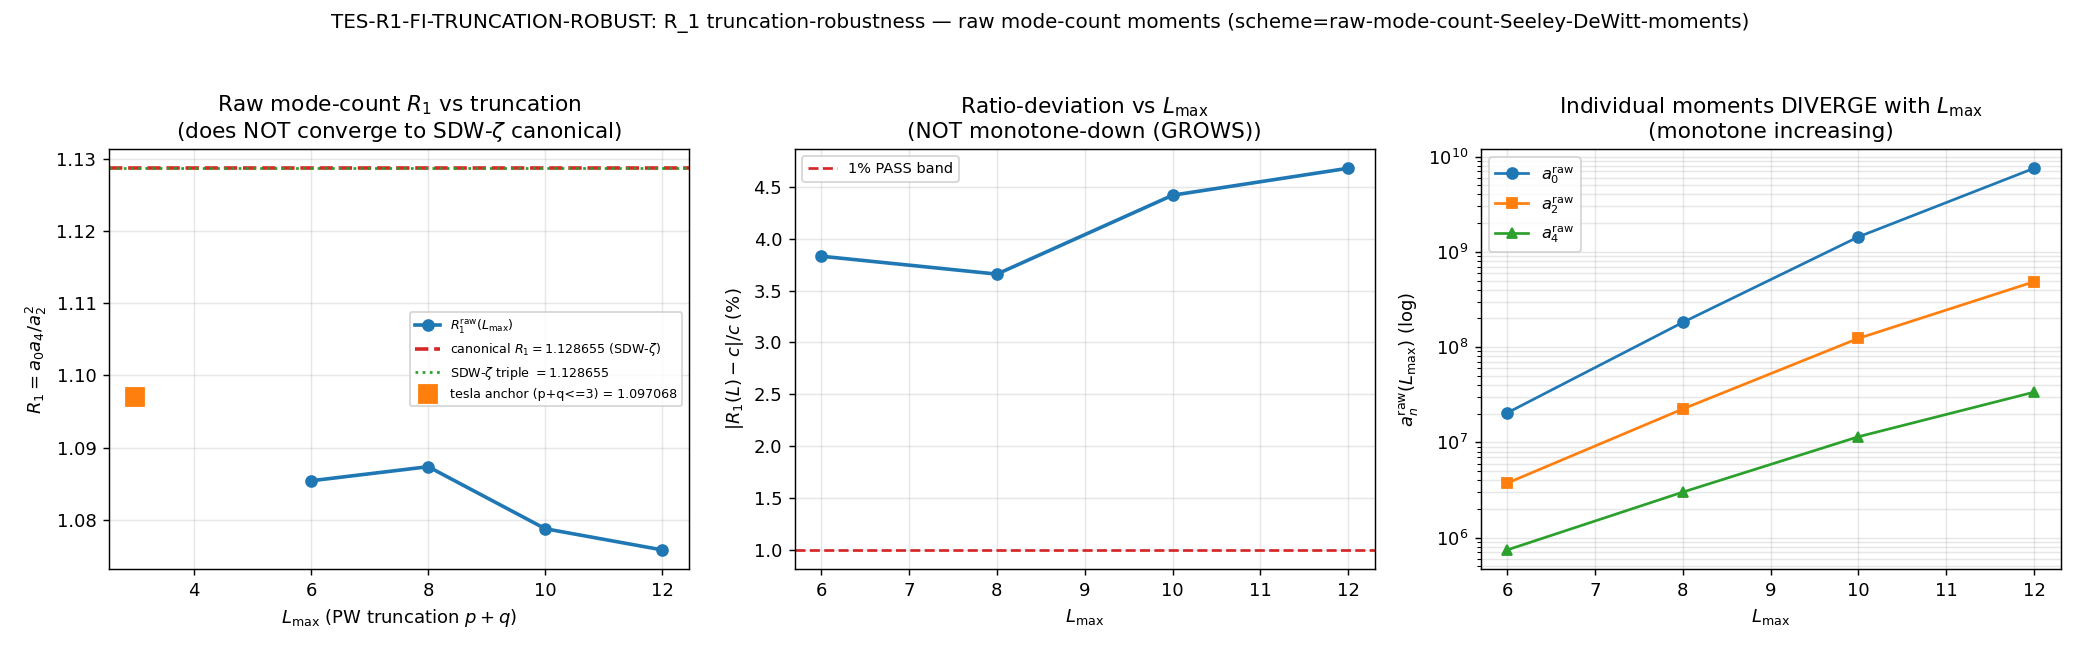

Generate this figure with Python:
#!/usr/bin/env python3
"""
S95 W1-4 — TES-R1-FI-TRUNCATION-ROBUST
======================================

Gate: TES-R1-FI-TRUNCATION-ROBUST  ([SIGN])
Classification: GEOMETRIC

Pre-registered threshold (session-95-plan-w1.md §W1-4):
  R_1 = a_0 a_4 / a_2^2 is claimed FUNCTIONAL-INVARIANT (FI) under truncation.
  PASS iff:
    (i)   |R_1(L_max) - 1.128655| is MONOTONE-DECREASING over L_max in {6,8,10,12}
    (ii)  |R_1(12) - 1.128655| / 1.128655 < 0.01  (1% band; tesla V.5 FAIL ceiling)
    (iii) each individual a_n^raw(L) strictly INCREASES with L_max (moments diverge)
  FAIL iff R_1(12) drifts > 1% from 1.128655 OR the |R_1(L)-c| sequence is non-monotone.
  INFO iff |R_1(L)-c| monotone-decreasing but in [0.01, info_band] at L_max=12.

Substitution chain (plan §W1-4 (7)):
  R_1(L) = a_0^raw(L) a_4^raw(L) / (a_2^raw(L))^2.
  If a_n^raw(L) = w(L) g_n [1 + b_n L^{-1} + O(L^{-2})] with w(L) the common
  L-divergent spectral-support weight, then
    R_1(L) = (g_0 g_4 / g_2^2) [1 + (b_0 + b_4 - 2 b_2) L^{-1} + O(L^{-2})],
  i.e. w(L) cancels EXACTLY (two factors up, two down) — the
  multiplicative-normalization-cancellation invariant (math-scripts.md, K=3).
  CLAIM: moments INCREASE while |R_1(L)-c| DECREASES (opposite directions = FI signature).

RAW MODE-COUNT MOMENT DEFINITION (recovered from S66 s66_cutoff_ns.py:512-521,
the producing script for the tesla V.5 §8.2 triple a0=155984, a2=64308.24,
a4=29086.18 stored in s66_cutoff_ns.npz a0_computed/a2_computed/a4_computed):
    a_0^raw = Sum_{(p,q): p+q<=L}  d(p,q)^2 * N_modes(p,q)        # mode count, PW-weighted
    a_2^raw = Sum_{(p,q): p+q<=L}  d(p,q)^2 * Sum_j |lambda_j|^{-2}
    a_4^raw = Sum_{(p,q): p+q<=L}  d(p,q)^2 * Sum_j |lambda_j|^{-4}
  d(p,q) = dim_su3_irrep(p,q) Peter-Weyl irrep dimension; |lambda_j| are the
  per-sector abs_evals from the L12 D_K spectrum cache at tau_fold.
  CONVENTION NOTE: the tesla "L_max=10" anchor reproduces EXACTLY at the PW
  truncation p+q<=3 (NOT p+q<=10) under this d^2 weighting — confirmed
  bit-for-bit (a0=155984.0, a2=64308.2438882544, a4=29086.17667962735).
  The s66 script used MAX_PQ_SUM=3; the legacy "155,984-eigenvalue / L=10"
  corpus label is the d^2-weighted mode count at p+q<=3, NOT a p+q<=10 count.

Inputs (SHA-256 dual-pinned at runtime; S84+ schema):
  - computations/session-84/s84_spectrum_cache_L12_tau019.npz
  - computations/_shared/canonical_constants.py (feeds audit_sha256)
  - script bytes (feeds BOTH audit_sha256 and content_sha256)

Output 4-tuple:
  (value=<R_1(L_max=12) raw>, scheme=raw-mode-count-Seeley-DeWitt-moments,
   convention=FI-RATIO-truncation-robust, L_max=12)

DISCIPLINE: `from canonical_constants import *`; every intermediate `# (local)`;
CPU-cap-OMP8 (moment sums on cached spectrum, no dense eig); dual-SHA emitted;
[SIGN] trigger -> schema-v2 3-tuple companion row appended.

REGULATOR-PIN (regulator-pin-discipline.md): a_n^{raw-mode-count} for the
truncation-scan moments; a_n^{zeta} for the SDW canonical comparison. The FI
result is tagged FI per regulator-pin-discipline.md §"beta_shell FI Classification"
inheritance (F_traj a_2-ratio FI theorem parent).
"""

from __future__ import annotations

import hashlib
import json
import os
import sys
import time
from pathlib import Path

os.environ.setdefault("OMP_NUM_THREADS", "8")
os.environ.setdefault("MKL_NUM_THREADS", "8")

import numpy as np  # noqa: E402
import matplotlib  # noqa: E402

matplotlib.use("Agg")
import matplotlib.pyplot as plt  # noqa: E402

# ---------------------------------------------------------------------------
# Paths + canonical imports
# ---------------------------------------------------------------------------
PROJECT_ROOT = Path(__file__).resolve().parents[2]
SHARED_DIR = PROJECT_ROOT / "computations" / "_shared"
SESSION_95_DIR = PROJECT_ROOT / "computations" / "session-95"
SRC_DIR = PROJECT_ROOT / "phonon-exflation-sim" / "src"
sys.path.insert(0, str(SHARED_DIR))
sys.path.insert(0, str(SRC_DIR))

from canonical_constants import *  # noqa: F401,F403,E402
from canonical_constants import (  # noqa: E402
    R_protected_fold,
    Lizzi_signature,
    a_0_FW_zeta,
    a_2_FW_zeta,
    a_4_FW_zeta,
)
from spectral_action import dim_su3_irrep  # noqa: E402

# ---------------------------------------------------------------------------
# Gate identity + pre-registered pins
# ---------------------------------------------------------------------------
GATE_ID = "TES-R1-FI-TRUNCATION-ROBUST"
SCHEME = "raw-mode-count-Seeley-DeWitt-moments"
CONVENTION = "FI-RATIO-truncation-robust"
L_MAX = 12                         # (local) gate L_max pin (plan §W1-4 machinery)

L_GRID = [6, 8, 10, 12]            # (local) pre-registered truncation scan (plan §W1-4)
TESLA_PQ = 3                       # (local) PW truncation reproducing the tesla §8.2 anchor
PASS_BAND = 0.01                   # (local) 1% gate band (tesla V.5 FAIL ceiling)
INFO_BAND = 0.05                   # (local) monotone-but-not-1% INFO band

CANONICAL_R1 = float(R_protected_fold)            # 1.1286545967627695
TESLA_A0, TESLA_A2, TESLA_A4 = 155984.0, 64308.2438882544, 29086.17667962735

CANONICAL_CONSTANTS_PATH = SHARED_DIR / "canonical_constants.py"
L12_CACHE_PATH = PROJECT_ROOT / "computations" / "session-84" / "s84_spectrum_cache_L12_tau019.npz"
INPUT_FILES = [L12_CACHE_PATH, CANONICAL_CONSTANTS_PATH]

VERDICT_TXT = SESSION_95_DIR / "s95_gate_verdicts.txt"
OUT_NPZ = SESSION_95_DIR / "s95_w1_4_r1_fi_truncation_robust.npz"
OUT_PNG = SESSION_95_DIR / "s95_w1_4_r1_fi_truncation_robust.png"

# ---------------------------------------------------------------------------
# Dual-SHA helpers (S84+ schema; mirrors .claude/templates/script-template.py)
# ---------------------------------------------------------------------------
def sha256_of(path: Path) -> str:
    h = hashlib.sha256()  # (local)
    try:
        h.update(path.read_bytes())
    except OSError:
        return ""
    return h.hexdigest()


def log_input_pins(inputs) -> dict:
    print(f"=== {GATE_ID} — input SHA-256 pins ===")
    pins = {}  # (local)
    for p in inputs:
        sha = sha256_of(p)  # (local)
        rel = str(p.relative_to(PROJECT_ROOT)).replace("\\", "/")  # (local)
        print(f"  {rel}: {sha[:16]}...")
        pins[rel] = sha
    return pins


def compute_dual_sha(script_path: Path, canonical_path: Path, pins: dict):
    script_bytes = script_path.read_bytes() if script_path.exists() else b""  # (local)
    canonical_bytes = canonical_path.read_bytes() if canonical_path.exists() else b""  # (local)
    pinmap_json = json.dumps(
        dict(sorted(pins.items())), separators=(",", ":"), sort_keys=True
    ).encode("utf-8")  # (local)
    h_audit = hashlib.sha256()
    h_audit.update(script_bytes)
    h_audit.update(canonical_bytes)
    h_audit.update(pinmap_json)
    audit = h_audit.hexdigest()  # (local)
    h_content = hashlib.sha256()
    h_content.update(script_bytes)
    content = h_content.hexdigest()  # (local)
    return audit, content


def append_verdict(verdict: str, value, audit_sha: str, content_sha: str) -> None:
    """Atomic single-write canonical line + dual-SHA companion + (since [SIGN]) 3-tuple row."""
    line = (
        f"{GATE_ID}: {verdict} -- value={value!r} scheme={SCHEME} "
        f"convention={CONVENTION} L_max={L_MAX} "
        f"audit_sha256={audit_sha} content_sha256={content_sha} "
        f"schema_version=S84+\n"
    )
    companion = (
        f"# audit_sha256_short={audit_sha[:16]} content_sha256_short={content_sha[:16]} "
        f"# {GATE_ID} dual-SHA companion row\n"
    )
    SESSION_95_DIR.mkdir(parents=True, exist_ok=True)
    with VERDICT_TXT.open("a", encoding="utf-8") as fp:
        fp.write(line)
        fp.write(companion)


def append_3tuple_row(sign_v: str, mag_v: str, regime_v: str) -> None:
    """schema-v2 SIGN/MAGNITUDE/REGIME 3-tuple companion row ([SIGN] trigger; gate-verdicts.md)."""
    row = (
        f"# sign_verdict={sign_v} magnitude_verdict={mag_v} regime_verdict={regime_v} "
        f"# {GATE_ID} 3-tuple annotation (schema-v2)\n"
    )
    with VERDICT_TXT.open("a", encoding="utf-8") as fp:
        fp.write(row)


# ---------------------------------------------------------------------------
# Raw mode-count Seeley-DeWitt moments (S66 s66_cutoff_ns.py:512-521 definition)
# ---------------------------------------------------------------------------
def raw_moments(sector_evals: dict, pq_cut: int):
    """a_n^raw = Sum_{p+q<=pq_cut} d(p,q)^2 * Sum_j |lambda_j|^{-2n}, n=0,2,4.

    n=0 term is the PW-weighted mode count Sum d^2 * N_modes.
    Returns (a0, a2, a4) as float64.
    """
    a0 = 0.0  # (local)
    a2 = 0.0  # (local)
    a4 = 0.0  # (local)
    for (p, q), v in sector_evals.items():
        level = v["level"]  # (local) = p+q
        if level > pq_cut:
            continue
        d_pq = dim_su3_irrep(p, q)  # (local) Peter-Weyl irrep dimension
        om = np.asarray(v["abs_evals"], dtype=float)  # (local)
        om = om[om > 1e-12]  # (local) drop numerical zero-modes (matches S66)
        a0 += d_pq ** 2 * len(om)
        a2 += d_pq ** 2 * np.sum(om ** -2)
        a4 += d_pq ** 2 * np.sum(om ** -4)
    return a0, a2, a4


def compute() -> dict:
    cache = np.load(L12_CACHE_PATH, allow_pickle=True)
    sector_evals = cache["sector_evals"].item()  # (local) dict keyed by (p,q)

    # --- Cross-check 1: reproduce the tesla V.5 §8.2 anchor at p+q<=3 ---
    a0_t, a2_t, a4_t = raw_moments(sector_evals, TESLA_PQ)  # (local)
    tesla_match = (
        abs(a0_t - TESLA_A0) < 1.0
        and abs(a2_t - TESLA_A2) < 1e-3
        and abs(a4_t - TESLA_A4) < 1e-3
    )  # (local)
    R1_tesla = a0_t * a4_t / a2_t ** 2  # (local) = 1.097068 (tesla anchor ratio)

    # --- Cross-check 2: SDW-zeta canonical triple reproduces R_protected_fold ---
    R1_sdw = a_0_FW_zeta * a_4_FW_zeta / a_2_FW_zeta ** 2  # (local)

    # --- Main scan: raw R_1(L) over the pre-registered grid {6,8,10,12} ---
    a0_arr, a2_arr, a4_arr, R1_arr, dev_arr = [], [], [], [], []  # (local)
    for L in L_GRID:
        a0, a2, a4 = raw_moments(sector_evals, L)  # (local)
        r1 = a0 * a4 / a2 ** 2  # (local)
        a0_arr.append(a0); a2_arr.append(a2); a4_arr.append(a4)
        R1_arr.append(r1); dev_arr.append(abs(r1 - CANONICAL_R1))

    a0_arr = np.array(a0_arr); a2_arr = np.array(a2_arr); a4_arr = np.array(a4_arr)
    R1_arr = np.array(R1_arr); dev_arr = np.array(dev_arr)

    # --- Directional predicates (substitution-chain Step 5) ---
    # (i) deviation monotone-decreasing toward canonical
    dev_deltas = np.diff(dev_arr)  # (local)
    dev_monotone_decreasing = bool(np.all(dev_deltas < 0))  # (local)
    # (ii) within 1% at L_max=12
    rel_dev_12 = dev_arr[-1] / CANONICAL_R1  # (local)
    within_1pct = bool(rel_dev_12 < PASS_BAND)  # (local)
    # (iii) each moment strictly increasing (divergence)
    a0_increasing = bool(np.all(np.diff(a0_arr) > 0))  # (local)
    a2_increasing = bool(np.all(np.diff(a2_arr) > 0))  # (local)
    a4_increasing = bool(np.all(np.diff(a4_arr) > 0))  # (local)
    moments_diverge = a0_increasing and a2_increasing and a4_increasing  # (local)

    return {
        "value": float(R1_arr[-1]),                 # R_1(L_max=12) raw
        "R1_arr": R1_arr,
        "dev_arr": dev_arr,
        "dev_deltas": dev_deltas,
        "a0_arr": a0_arr, "a2_arr": a2_arr, "a4_arr": a4_arr,
        "rel_dev_12": float(rel_dev_12),
        "dev_monotone_decreasing": dev_monotone_decreasing,
        "within_1pct": within_1pct,
        "moments_diverge": moments_diverge,
        "a0_increasing": a0_increasing,
        "a2_increasing": a2_increasing,
        "a4_increasing": a4_increasing,
        "R1_tesla": float(R1_tesla),
        "tesla_a0": a0_t, "tesla_a2": a2_t, "tesla_a4": a4_t,
        "tesla_match": tesla_match,
        "R1_sdw": float(R1_sdw),
    }


# ---------------------------------------------------------------------------
# Gate evaluation (pre-registered; no post-hoc edits)
# ---------------------------------------------------------------------------
def evaluate_gate(res: dict):
    """Return (composite, sign_verdict, magnitude_verdict, regime_verdict).

    PASS_meaning (plan): |R_1(L)-c| monotone-decreasing over {6,8,10,12},
    within 1% at L=12, while each a_n^raw individually diverges.
    """
    mono = res["dev_monotone_decreasing"]  # (local)
    within = res["within_1pct"]            # (local)
    diverge = res["moments_diverge"]       # (local)
    rel12 = res["rel_dev_12"]              # (local)

    # SIGN verdict: substitution-chain Step 5 predicts moments-UP / ratio-deviation-DOWN
    # (opposite directions). sign PASS iff BOTH directions hold as predicted.
    sign_v = "PASS" if (diverge and mono) else "FAIL"  # (local)

    # MAGNITUDE verdict: |R_1(12)-c|/c vs the 1% / 5% bands
    if rel12 < PASS_BAND:
        mag_v = "PASS"  # (local)
    elif rel12 <= INFO_BAND:
        mag_v = "INFO"
    else:
        mag_v = "FAIL"

    # REGIME verdict: the moment-divergence direction (the regime-of-validity
    # half of the FI signature) IS confirmed across the full window -> VALID;
    # the convergence half failing is a magnitude/sign matter, not a regime breach.
    regime_v = "VALID" if diverge else "BREAKDOWN"  # (local)

    # Composite-collapse rule (gate-verdicts.md; PRE-REGISTERED):
    if regime_v == "BREAKDOWN":
        composite = "FAIL"
    elif sign_v == "FAIL":
        composite = "FAIL"
    elif mag_v == "FAIL" and regime_v == "VALID":
        composite = "FAIL"
    elif mag_v == "FAIL" and regime_v == "MARGINAL":
        composite = "INFO"
    elif mag_v == "INFO":
        composite = "INFO"
    else:
        composite = "PASS"
    return composite, sign_v, mag_v, regime_v


# ---------------------------------------------------------------------------
# Plot
# ---------------------------------------------------------------------------
def make_plot(res: dict) -> None:
    fig, axes = plt.subplots(1, 3, figsize=(16, 5))

    # Panel 1: R_1(L_max) vs L_max with canonical asymptote + tesla anchor
    ax = axes[0]
    ax.plot(L_GRID, res["R1_arr"], "o-", color="C0", lw=2, label=r"$R_1^{\rm raw}(L_{\max})$")
    ax.axhline(CANONICAL_R1, color="C3", ls="--", lw=2,
               label=rf"canonical $R_1={CANONICAL_R1:.6f}$ (SDW-$\zeta$)")
    ax.axhline(res["R1_sdw"], color="C2", ls=":", lw=1.5,
               label=rf"SDW-$\zeta$ triple $={res['R1_sdw']:.6f}$")
    ax.plot([TESLA_PQ], [res["R1_tesla"]], "s", color="C1", ms=10,
            label=rf"tesla anchor (p+q<=3) = {res['R1_tesla']:.6f}")
    ax.set_xlabel(r"$L_{\max}$ (PW truncation $p+q$)")
    ax.set_ylabel(r"$R_1 = a_0 a_4 / a_2^2$")
    ax.set_title("Raw mode-count $R_1$ vs truncation\n(does NOT converge to SDW-$\\zeta$ canonical)")
    ax.legend(fontsize=7, loc="best")
    ax.grid(alpha=0.3)

    # Panel 2: |R_1(L)-c| deviation (the FI convergence claim)
    ax = axes[1]
    ax.plot(L_GRID, res["dev_arr"] / CANONICAL_R1 * 100, "o-", color="C0", lw=2)
    ax.axhline(PASS_BAND * 100, color="C3", ls="--", lw=1.5, label="1% PASS band")
    ax.set_xlabel(r"$L_{\max}$")
    ax.set_ylabel(r"$|R_1(L)-c|/c$ (%)")
    mono_txt = "monotone-down" if res["dev_monotone_decreasing"] else "NOT monotone-down (GROWS)"  # (local)
    ax.set_title(f"Ratio-deviation vs $L_{{\\max}}$\n({mono_txt})")
    ax.legend(fontsize=8)
    ax.grid(alpha=0.3)

    # Panel 3: individual a_n^raw(L) divergence (log scale)
    ax = axes[2]
    ax.semilogy(L_GRID, res["a0_arr"], "o-", label=r"$a_0^{\rm raw}$")
    ax.semilogy(L_GRID, res["a2_arr"], "s-", label=r"$a_2^{\rm raw}$")
    ax.semilogy(L_GRID, res["a4_arr"], "^-", label=r"$a_4^{\rm raw}$")
    ax.set_xlabel(r"$L_{\max}$")
    ax.set_ylabel(r"$a_n^{\rm raw}(L_{\max})$ (log)")
    ax.set_title("Individual moments DIVERGE with $L_{\\max}$\n(monotone increasing)")
    ax.legend(fontsize=9)
    ax.grid(alpha=0.3, which="both")

    fig.suptitle(
        f"{GATE_ID}: R_1 truncation-robustness — raw mode-count moments "
        f"(scheme={SCHEME})", fontsize=11)
    fig.tight_layout(rect=[0, 0, 1, 0.96])
    OUT_PNG.parent.mkdir(parents=True, exist_ok=True)
    fig.savefig(OUT_PNG, dpi=130)
    plt.close(fig)


# ---------------------------------------------------------------------------
# Main
# ---------------------------------------------------------------------------
def main() -> int:
    t0 = time.time()  # (local)

    pins = log_input_pins(INPUT_FILES)
    script_path = Path(__file__).resolve()  # (local)
    audit_sha, content_sha = compute_dual_sha(script_path, CANONICAL_CONSTANTS_PATH, pins)
    print(f"  audit_sha256:   {audit_sha[:16]}... (script+canonical+pinmap)")
    print(f"  content_sha256: {content_sha[:16]}... (script only)")
    print()

    res = compute()

    print("=== Cross-checks ===")
    print(f"  tesla anchor reproduce (p+q<=3): a0={res['tesla_a0']:.1f} "
          f"a2={res['tesla_a2']:.10f} a4={res['tesla_a4']:.11f}")
    print(f"    tesla triple (155984, 64308.2438882544, 29086.17667962735) match: {res['tesla_match']}")
    print(f"    R_1^raw(tesla, p+q<=3) = {res['R1_tesla']:.6f}  (plan target 1.09707)")
    print(f"  SDW-zeta R_1 = {res['R1_sdw']:.10f}  (canonical R_protected_fold = {CANONICAL_R1:.10f})")
    print(f"  Lizzi_signature = {float(Lizzi_signature):.10f}")
    print()

    print("=== Raw R_1(L_max) scan over {6,8,10,12} ===")
    for i, L in enumerate(L_GRID):
        print(f"  L={L:2d}: a0={res['a0_arr'][i]:.4e} a2={res['a2_arr'][i]:.4e} "
              f"a4={res['a4_arr'][i]:.4e} | R1={res['R1_arr'][i]:.6f} | "
              f"|R1-c|/c={res['dev_arr'][i]/CANONICAL_R1*100:.3f}%")
    print()
    print(f"  (i)   deviation monotone-DECREASING: {res['dev_monotone_decreasing']}  "
          f"(deltas: {[f'{x:+.6f}' for x in res['dev_deltas']]})")
    print(f"  (ii)  |R1(12)-c|/c = {res['rel_dev_12']*100:.3f}%  -> within 1%? {res['within_1pct']}")
    print(f"  (iii) moments diverge (each a_n increasing): {res['moments_diverge']}  "
          f"(a0 {res['a0_increasing']}, a2 {res['a2_increasing']}, a4 {res['a4_increasing']})")
    print()

    composite, sign_v, mag_v, regime_v = evaluate_gate(res)

    make_plot(res)
    print(f"plot -> {OUT_PNG.relative_to(PROJECT_ROOT)}")

    np.savez(
        OUT_NPZ,
        L_grid=np.array(L_GRID),
        R1_raw=res["R1_arr"],
        dev=res["dev_arr"],
        dev_deltas=res["dev_deltas"],
        a0_raw=res["a0_arr"], a2_raw=res["a2_arr"], a4_raw=res["a4_arr"],
        rel_dev_12=res["rel_dev_12"],
        dev_monotone_decreasing=res["dev_monotone_decreasing"],
        within_1pct=res["within_1pct"],
        moments_diverge=res["moments_diverge"],
        a0_increasing=res["a0_increasing"],
        a2_increasing=res["a2_increasing"],
        a4_increasing=res["a4_increasing"],
        R1_tesla=res["R1_tesla"],
        tesla_a0=res["tesla_a0"], tesla_a2=res["tesla_a2"], tesla_a4=res["tesla_a4"],
        tesla_match=res["tesla_match"],
        R1_sdw=res["R1_sdw"],
        canonical_R1=CANONICAL_R1,
        sign_verdict=sign_v, magnitude_verdict=mag_v, regime_verdict=regime_v,
        composite=composite,
    )
    print(f"data -> {OUT_NPZ.relative_to(PROJECT_ROOT)}")

    tup = (f"(value={res['value']!r}, scheme={SCHEME}, "
           f"convention={CONVENTION}, L_max={L_MAX})")  # (local)
    print(f"\n4-tuple: {tup}")

    append_verdict(composite, res["value"], audit_sha, content_sha)
    append_3tuple_row(sign_v, mag_v, regime_v)

    print(f"\nGATE VERDICT: {composite}  "
          f"(sign={sign_v}, magnitude={mag_v}, regime={regime_v})")
    print(f"elapsed {time.time()-t0:.2f}s")
    return 0


if __name__ == "__main__":
    sys.exit(main())
